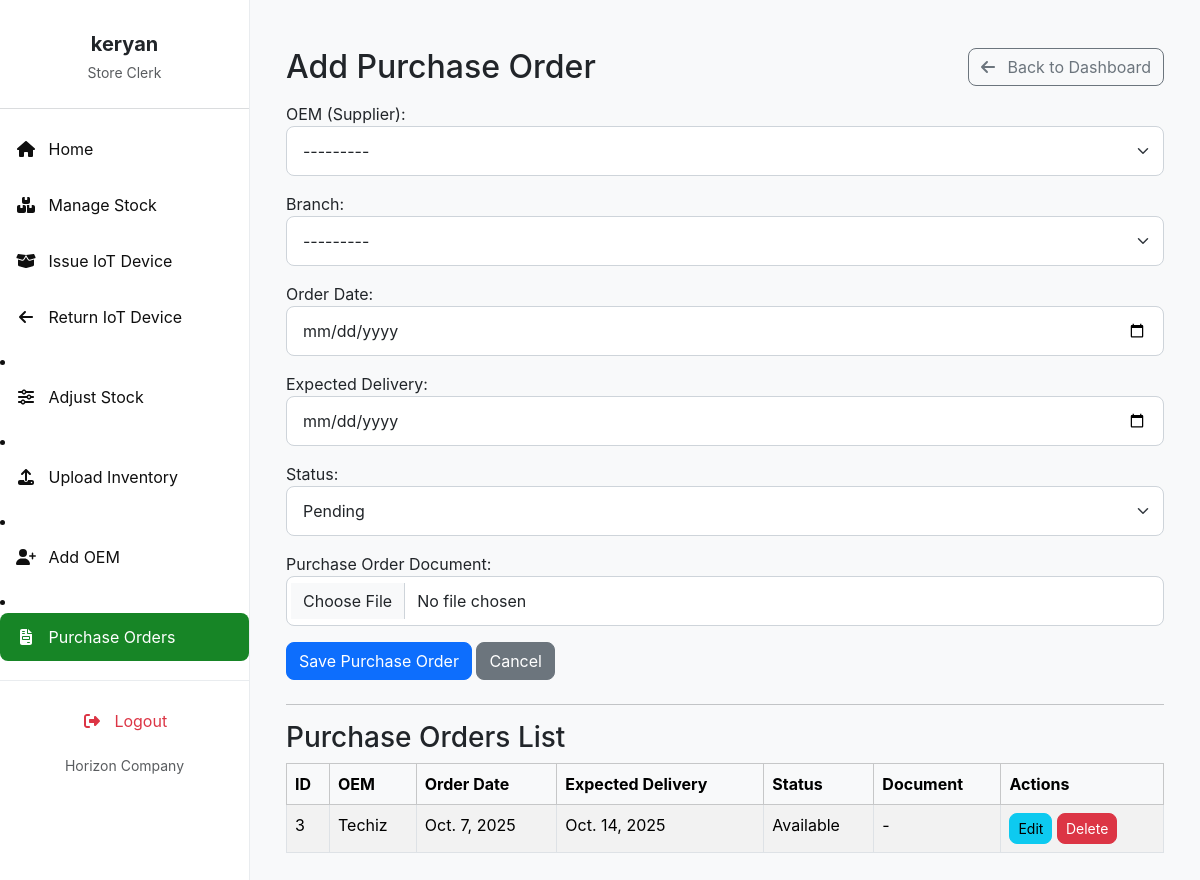
Page /purchase-orders/ (signed in) on the earlier database version.
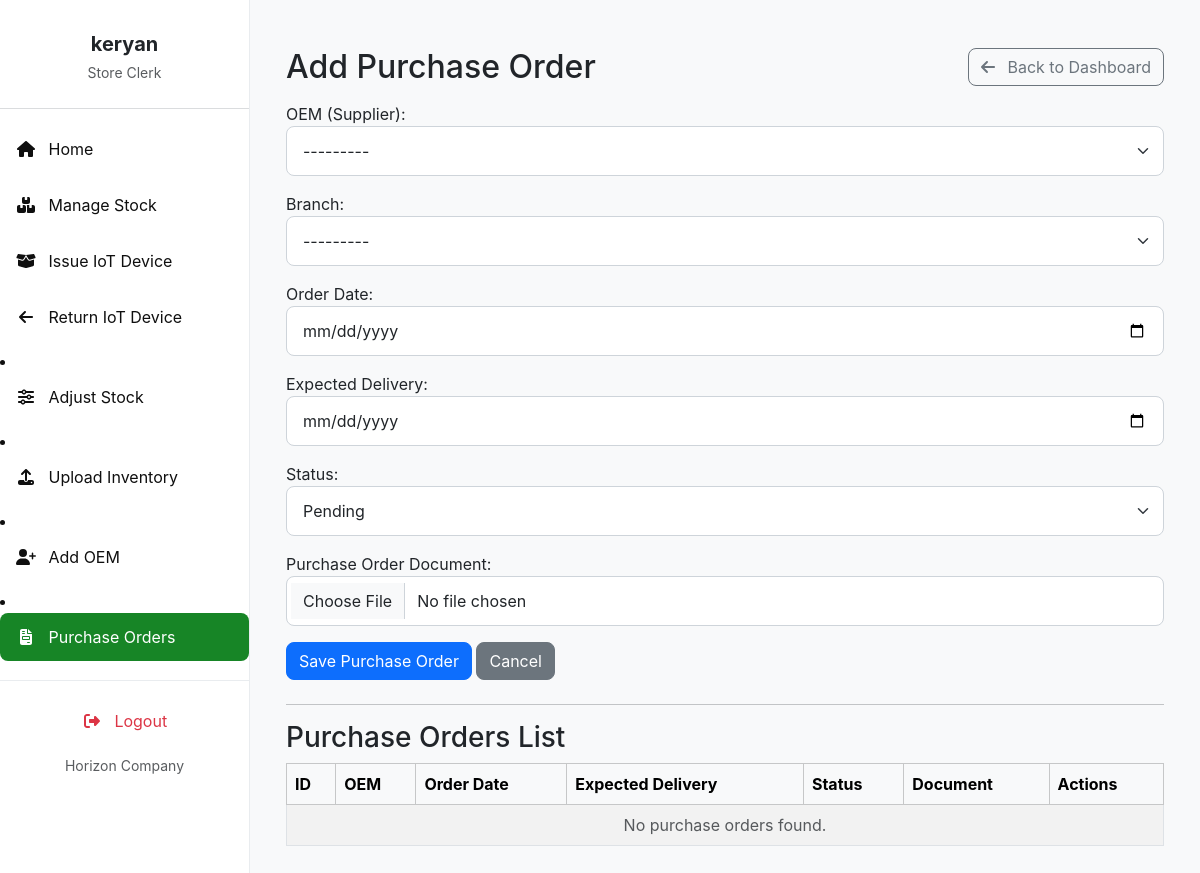
Same page on the later database version.
### invent/models.py (models this page shows, shortened)
class OEM(models.Model):  # Formerly Supplier
    oem_id = models.CharField(max_length=20, unique=True)
    name = models.CharField(max_length=100)
    contact_person = models.CharField(max_length=100, blank=True)
    phone_email = models.CharField(max_length=100, blank=True)
    address = models.CharField(max_length=255, blank=True)
    def __str__(self):
        return f"{self.name} ({self.oem_id})"

class PurchaseOrder(models.Model):
    oem = models.ForeignKey(OEM, on_delete=models.CASCADE, default=1)  # was supplier
    branch = models.ForeignKey(Branch, on_delete=models.SET_NULL, null=True, blank=True)
    order_date = models.DateField()
    expected_delivery = models.DateField()
    status = models.CharField(max_length=50)
    document = models.FileField(upload_to='purchase_orders/', null=True, blank=True)  # Optional

### invent/views.py (the view, shortened to what this page needs)
# urls.py: path('purchase-orders/', views.purchase_orders, name='purchase_orders'),
@login_required
@permission_required('invent.add_purchaseorder', raise_exception=True)
def purchase_orders(request):
    user = request.user
    if user.is_superuser:
        country = None  # Superuser can see all
    else:
        country = getattr(user.profile, 'country', None)
        if not country:
            messages.error(
                request, "No country assigned to your profile. Contact admin.")
            return redirect("store_clerk_dashboard")
    edit_mode = False
    po_to_edit = None
    edit_id = request.GET.get('edit')
    if request.method == "POST" and 'delete_po_id' not in request.POST:
        if edit_mode:
            form = PurchaseOrderForm(
                request.POST, request.FILES, instance=po_to_edit)
        else:
            form = PurchaseOrderForm(request.POST, request.FILES)
        if not user.is_superuser:
            form.fields['branch'].queryset = Branch.objects.filter(
                country=country)
        if form.is_valid():
            po = form.save(commit=False)
            po.save()
            messages.success(
                request, f"Purchase Order {'updated' if edit_mode else 'created'} successfully!")
            return redirect('purchase_orders')
    else:
        if edit_mode:
            form = PurchaseOrderForm(instance=po_to_edit)
        else:
            form = PurchaseOrderForm()
        if not user.is_superuser:
            form.fields['branch'].queryset = Branch.objects.filter(
                country=country)
    if user.is_superuser:
        purchase_orders = PurchaseOrder.objects.all().order_by('-order_date')
    else:
        purchase_orders = PurchaseOrder.objects.filter(
            branch__country=country).order_by('-order_date')
    return render(request, 'invent/purchase_orders.html', {
        'form': form,
        'purchase_orders': purchase_orders,
        'edit_mode': edit_mode,
        'po_to_edit': po_to_edit,
    })

### invent/context_processors.py (called while the page is built)
def pending_requests_count(request):
    count = 0  # Default to 0
    if request.user.is_authenticated:
        if request.user.has_perm('invent.can_issue_device'):
            count = DeviceRequest.objects.filter(status='Pending').count()
    return {'pending_requests_count_for_sidebar': count}

### invent/models.py (called while the page is built)
    def __str__(self):
        return f"{self.name}, {self.country.name if self.country else ''}"

### invent/templates/invent/purchase_orders.html (shortened to what this page needs)
{% extends 'invent/base_store_clerk.html' %}
{% load static %}
{% block content %}
<div class="container">
    <div class="d-flex justify-content-between align-items-center mt-4 mb-3">
        <h2 class="mb-0">{% if edit_mode %}Edit Purchase Order{% else %}Add Purchase Order{% endif %}</h2>
        <a href="{% url 'store_clerk_dashboard' %}" class="btn btn-outline-secondary">
            <i class="fas fa-arrow-left me-2"></i> Back to Dashboard
        </a>
    </div>
    <form method="post" enctype="multipart/form-data" class="mb-4">
        {{ form.as_p }}
        {% if edit_mode %}
            <input type="hidden" name="edit_po_id" value="{{ po_to_edit.id }}">
            <button type="submit" class="btn btn-warning">Update Purchase Order</button>
            <a href="{% url 'purchase_orders' %}" class="btn btn-secondary">Cancel</a>
        {% else %}
            <button type="submit" class="btn btn-primary">Save Purchase Order</button>
            <a href="{% url 'store_clerk_dashboard' %}" class="btn btn-secondary">Cancel</a>
        {% endif %}
    </form>
    <hr>
    <h3>Purchase Orders List</h3>
    <table class="table table-bordered table-striped table-hover">
        <thead class="table-light">
            <tr>
                <th>ID</th>
                <th>OEM</th>
                <th>Order Date</th>
                <th>Expected Delivery</th>
                <th>Status</th>
                <th>Document</th>
                <th>Actions</th>
            </tr>
        </thead>
        <tbody>
        {% for po in purchase_orders %}
            <tr>
                <td>{{ po.id }}</td>
                <td>{{ po.oem.name }}</td>
                <td>{{ po.order_date }}</td>
                <td>{{ po.expected_delivery }}</td>
                <td>{{ po.status }}</td>
                <td>
                    {% if po.document %}
                        <a href="{{ po.document.url }}" target="_blank">View</a>
                    {% else %}
                        -
                    {% endif %}
                </td>
                <td>
                    <a href="{% url 'purchase_orders' %}?edit={{ po.id }}" class="btn btn-info btn-sm">Edit</a>
                    <form method="post" style="display:inline;">
                        <button type="submit" class="btn btn-danger btn-sm"
                                onclick="return confirm('Are you sure you want to delete this Purchase Order?');">
                            Delete
                        </button>
                    </form>
                </td>
            </tr>
        {% empty %}
            <tr>
                <td colspan="7" class="text-center text-muted">No purchase orders found.</td>
            </tr>
        {% endfor %}
        </tbody>
    </table>
</div>
{% endblock %}

Differences in the rows shown:
removed PurchaseOrder: id "3", oem.name "Techiz", order_date "Oct. 7, 2025", expected_delivery "Oct. 14, 2025", status "Available"
Other differences:
text now shown: "No purchase orders found."
